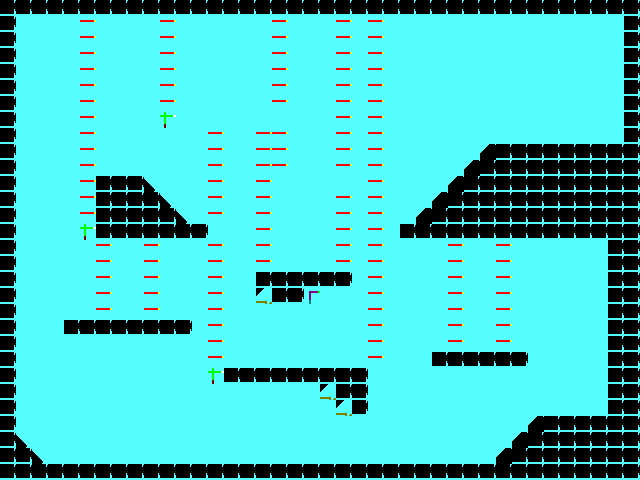

This game map was drawn from its Tiled (.tmx) file and the tilesets committed beside it. A one-line description and the trimmed map source follow:
An orthogonal 40x30 tile map with 16x16 px tiles, 1 tile layer (Tile Layer 1) and 27 objects.

<map version="1.0" orientation="orthogonal" width="40" height="30" tilewidth="16" tileheight="16" backgroundcolor="#55ffff">
 <tileset firstgid="1" source="tiles.tsx" />
 <layer name="Tile Layer 1" width="40" height="30">
  <data>[1200 cells, 430 non-empty, 10 distinct tile ids]</data>
 </layer>
 <objectgroup color="#0000ff" name="slope_bottomright" width="40" height="30">
  <object x="304" y="288" width="16" height="16" />
 </objectgroup>
 <objectgroup color="#0000ff" name="slope_bottomleft" width="40" height="30">
  <object x="320" y="384" width="32" height="32" />
  <object x="256" y="288" width="16" height="16" />
 </objectgroup>
 <objectgroup color="#0000ff" name="slope_topright" width="40" height="30">
  <object x="144" y="176" width="48" height="48" />
  <object x="16" y="432" width="32" height="32" />
 </objectgroup>
 <objectgroup color="#0000ff" name="slope_topleft" width="40" height="30">
  <object x="416" y="144" width="80" height="80" />
  <object x="496" y="416" width="48" height="48" />
 </objectgroup>
 <objectgroup color="#ffff00" name="unisolid" width="40" height="30">
  <object x="176" y="112" width="96" height="16" />
  <object x="272" y="176" width="80" height="16" />
  <object x="560" y="288" width="16" height="16" />
 </objectgroup>
 <objectgroup color="#ffffff" name="solid" width="40" height="30">
  <object x="496" y="144" width="128" height="96" />
  <object x="400" y="224" width="96" height="16" />
  <object x="624" y="0" width="16" height="480" />
  <object x="0" y="464" width="624" height="16" />
  <object x="0" y="0" width="16" height="464" />
  <object x="16" y="0" width="608" height="16" />
  <object x="96" y="176" width="48" height="64" />
  <object x="144" y="224" width="64" height="16" />
  <object x="64" y="320" width="128" height="16" />
  <object x="224" y="368" width="144" height="16" />
  <object x="352" y="384" width="16" height="32" />
  <object x="544" y="416" width="80" height="48" />
  <object x="608" y="240" width="16" height="176" />
  <object x="256" y="272" width="96" height="16" />
  <object x="432" y="352" width="96" height="16" />
  <object x="272" y="288" width="32" height="16" />
 </objectgroup>
 <objectgroup name="player" width="40" height="30">
  <object gid="2" x="128" y="464">
   <properties>
    <property name="bbox_width" value="8" />
    <property name="bbox_x" value="4" />
   </properties>
  </object>
 </objectgroup>
</map>